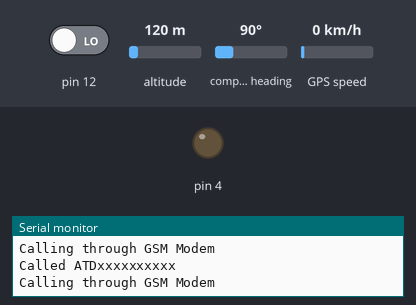
Bench run of a sketch on a simulated Arduino Uno, built with avr-gcc and run on an emulated ATmega328P. On the bench: output pins drawn as LEDs (lit = HIGH), the last lines printed to the serial monitor. The inputs (shaded band) are chosen by the test bench; at power-on: pin 12 LOW, altitude 120 m, compass heading 90°, GPS speed 0 km/h. The GPS gets a fix after 3 s at 37.7749, -122.4194 with 8 satellites; the modem accepts every AT command (registered, SIM ready, sends succeed) and sends nothing else.

Above: at 2.8 s.
2.9 s: pin 12 driven HIGH
At 5.5 s:
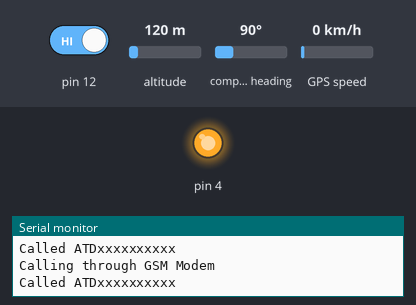
8.9 s: pin 12 driven LOW
At 10.0 s:
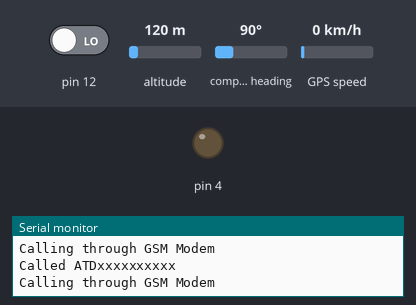
Timing chart, 0 to 11.9 s (numbered marks = the images above; inputs shaded):
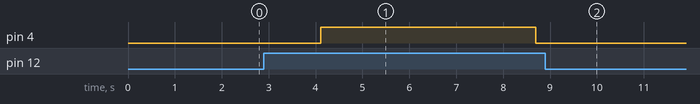

The sketch:

Code.ino
```cpp
//use a softwareserial for GSM The Rx of GSM will be connected to pin 10 and Tx will be connected to pin 9
//sendsms2() has been written such that it uses software serial for GSM communication

#include <LiquidCrystal.h>
#include <TinyGPS++.h>
#include <SoftwareSerial.h>
static const int RXPin = 3, TXPin = 2;
static const uint32_t gps_baudrate = 9600;
TinyGPSPlus gps;
SoftwareSerial soft(RXPin, TXPin);
//use a softwareserial for GSM
SoftwareSerial mySerial(9, 10);
String textMessage;
float Lat, Lon;
void setup()
{
  pinMode(12,INPUT);
  pinMode(4, OUTPUT);
  soft.begin(gps_baudrate);
  //Serial.begin(19200);
  mySerial.begin(19200);
  Serial.begin(9600);

}
void loop()
{
  int key = digitalRead(12);
  while (soft.available() > 0)
  {
    gps.encode(soft.read());
    if (gps.location.isUpdated())
    {
      Lat = gps.location.lat();
      Lon = gps.location.lng();
    }
   else;
  }
  if(key==1)
  {
    digitalWrite(4,HIGH);
    sendsms2();
    digitalWrite(4,LOW);
  }
  {
      Serial.println("Calling through GSM Modem");
// set the data rate for the SoftwareSerial port
mySerial.begin(9600);
delay(2000);
mySerial.println("ATDxxxxxxxxxx;"); // ATDxxxxxxxxxx; -- watch out here for semicolon at the end!!
Serial.println("Called ATDxxxxxxxxxx");
// print response over serial port
if (mySerial.available())
Serial.write(mySerial.read());
}
}
// set the data rate for the SoftwareSerial port
void sendsms()
{
    Serial.print("AT+CMGF=1\r");
    delay(100);
    Serial.println("AT+CMGS =\"+918169489176 \"");
    delay(100);
    Serial.println("I want Help !!!Location:" + String("Lat: ") +String(Lat) + " "+String("Lon: ") + String(Lon));
    delay(100);
    Serial.println((char)26);
    delay(100);
    Serial.println();
    delay(5000);
}
void sendsms2()
{
 mySerial.println("AT+CMGF=1\r");    //Sets the GSM Module in Text Mode
     delay(1000);  // Delay of 1 second


    mySerial.println("AT+CMGS=\"+918169489176\""); // Replace x with mobile number
     delay(1000);
     mySerial.println("I AM IN DANGER,HELP!! ");// The SMS text you want to send
     delay(500);
     mySerial.println(Lat,3);// The SMS text you want to send the number denotes the decimal point till which want the floating point number
     delay(500);
     mySerial.println(Lon,3);// The SMS text you want to send
     delay(500);
     mySerial.println((char)26);// ASCII code of CTRL+Z for saying the end of sms to  the module
      delay(1000);

}
```

Measured:
- after the input at 2.9 s, pin 4: LOW → HIGH after 1.2 s, → LOW 4.6 s later
- after the input at 8.9 s, pin 4: stays LOW (without the input it goes to HIGH after 1.9 s)
